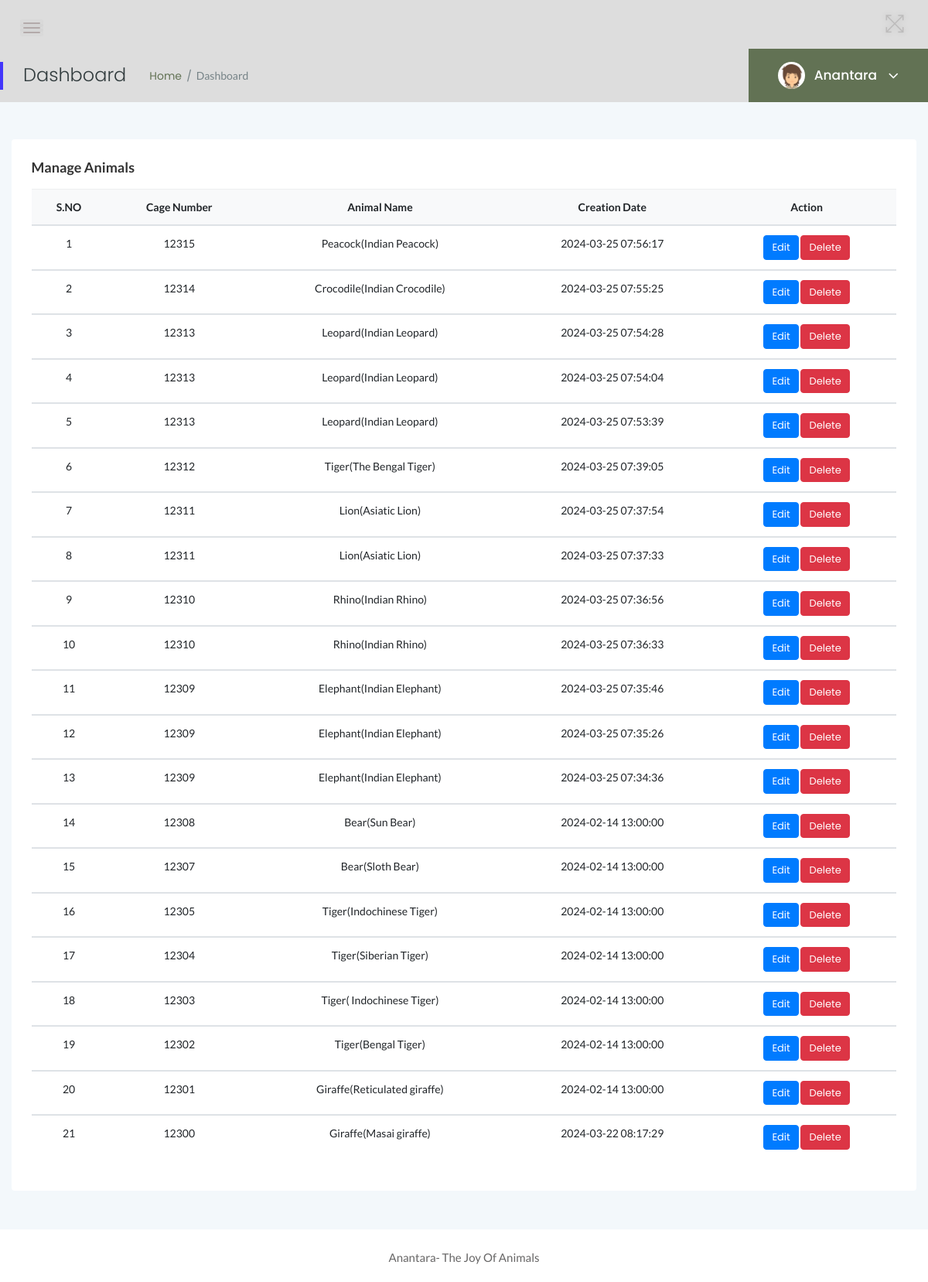
The app's page /admin/manage-animals.php (signed in) with its own data.
### tables this page shows
CREATE TABLE `tblanimal` (
  `ID` int(10) NOT NULL,
  `AnimalName` varchar(200) DEFAULT NULL,
  `CageNumber` int(10) DEFAULT NULL,
  `FeedNumber` varchar(200) DEFAULT NULL,
  `Breed` varchar(200) DEFAULT NULL,
  `AnimalImage` varchar(200) DEFAULT NULL,
  `Description` mediumtext DEFAULT NULL,
  `CreationDate` timestamp NOT NULL DEFAULT current_timestamp() ON UPDATE current_timestamp(),
  `health_condition` varchar(100) NOT NULL
);

### admin/manage-animals.php (the view, shortened to what this page needs)
<?php
include('includes/dbconnection.php');
if (strlen($_SESSION['zmsaid']==0)) {
  header('location:logout.php');
  } else{
?>
<!doctype html>
<html class="no-js" lang="en">
<head>
    <link rel="stylesheet" href="assets/css/bootstrap.min.css">
    <link rel="stylesheet" href="assets/css/font-awesome.min.css">
    <link rel="stylesheet" href="assets/css/themify-icons.css">
    <link rel="stylesheet" href="assets/css/metisMenu.css">
    <link rel="stylesheet" href="assets/css/owl.carousel.min.css">
    <link rel="stylesheet" href="assets/css/slicknav.min.css">
    <link rel="stylesheet" href="https://www.amcharts.com/lib/3/plugins/export/export.css" type="text/css" media="all" />
    <link rel="stylesheet" type="text/css" href="https://cdn.datatables.net/1.10.19/css/jquery.dataTables.css">
    <link rel="stylesheet" type="text/css" href="https://cdn.datatables.net/1.10.18/css/dataTables.bootstrap4.min.css">
    <link rel="stylesheet" type="text/css" href="https://cdn.datatables.net/responsive/2.2.3/css/responsive.bootstrap.min.css">
    <link rel="stylesheet" type="text/css" href="https://cdn.datatables.net/responsive/2.2.3/css/responsive.jqueryui.min.css">
    <link rel="stylesheet" href="assets/css/typography.css">
    <link rel="stylesheet" href="assets/css/default-css.css">
    <link rel="stylesheet" href="assets/css/styles.css">
    <link rel="stylesheet" href="assets/css/responsive.css">
</head>
<body>
    <div class="page-container">
        <div class="main-content">
          <?php include_once('includes/header.php');?>
            <?php include_once('includes/pagetitle.php');?>
            <div class="main-content-inner">
                <div class="row">
                    <div class="col-12 mt-5">
                        <div class="card">
                            <div class="card-body">
                                <h4 class="header-title">Manage Animals</h4>
                                <div class="data-tables">
                <table class="table text-center">
                                        <thead class="bg-light text-capitalize">
                                            <tr>
                                                <th>S.NO</th>
                                                <th>Cage Number</th>
                                                <th>Animal Name</th>
                                                <th>Creation Date</th>
                                                <th>Action</th>
                                            </tr>
                                        </thead>
                                        <?php
$ret=mysqli_query($con,"select * from tblanimal order by ID desc");
$cnt=1;
while ($row=mysqli_fetch_array($ret)) {
?>
                                        <tbody>
          <tr data-expanded="true">
            <td><?php echo $cnt;?></td>
                  <td><?php  echo $row['CageNumber'];?></td>
                  <td><?php  echo $row['AnimalName'];?>(<?php  echo $row['Breed'];?>)</td>
                  <td><?php  echo $row['CreationDate'];?></td>
                  <td><a href="edit-animal-details.php?editid=<?php echo $row['ID'];?>" class="btn btn-primary btn-xs">Edit</a>
  <a href="manage-animals.php?id=<?php echo $row['ID']?>&del=delete" onClick="return confirm('Are you sure you want to delete?')" class="btn btn-danger btn-xs">Delete</a>
                </tr>
                <?php
$cnt=$cnt+1;
}?>
 </tbody>
                                    </table>
                                </div>
                            </div>
                        </div>
                    </div>
                </div>
            </div>
        </div>
        <?php include_once('includes/footer.php');?>
    </div>
</body>
</html>
<?php }  ?>

### admin/includes/header.php (shortened to what this page needs)
<div class="header-area">
               <div class="row align-items-center">
                   <div class="col-md-6 col-sm-8 clearfix">
                       <div class="nav-btn pull-left">
                           <span></span>
                           <span></span>
                           <span></span>
                       </div>
                   </div>
                   <div class="col-md-6 col-sm-4 clearfix">
                       <ul class="notification-area pull-right">
                           <li id="full-view"><i class="ti-fullscreen"></i></li>
                       </ul>
                   </div>
               </div>
           </div>

### admin/includes/pagetitle.php (shortened to what this page needs)
<?php
include('includes/dbconnection.php');
?>
<div class="page-title-area">
                <div class="row align-items-center">
                    <div class="col-sm-6">
                        <div class="breadcrumbs-area clearfix">
                            <h4 class="page-title pull-left">Dashboard</h4>
                            <ul class="breadcrumbs pull-left">
                                <li><a href="dashboard.php">Home</a></li>
                                <li><span>Dashboard</span></li>
                            </ul>
                        </div>
                    </div>
                    <div class="col-sm-6 clearfix">
                        <div class="user-profile pull-right">
                            <img class="avatar user-thumb" src="assets/images/author/avatar.png" alt="avatar">
                            <?php
$adid=$_SESSION['zmsaid'];
$ret=mysqli_query($con,"select AdminName from tbladmin where ID='$adid'");
$row=mysqli_fetch_array($ret);
$name=$row['AdminName'];
?>
                            <h4 class="user-name dropdown-toggle" data-toggle="dropdown"><?php echo $name; ?> <i class="fa fa-angle-down"></i></h4>
                        </div>
                    </div>
                </div>
            </div>

### admin/includes/footer.php
<footer>
            <div class="footer-area">
                <p>Anantara- The Joy Of Animals</p>
            </div>
        </footer>

### admin/assets/css/styles.css (style rules this page uses)
.page-container { width: 100%; height: 100%; min-height: 100vh; padding-left: 280px; -webkit-transition: padding-left 0.3s ease 0s; transition: padding-left 0.3s ease 0s; }
.card { border: none; border-radius: 4px; background-color: #fff; -webkit-transition: all 0.3s ease 0s; transition: all 0.3s ease 0s; }
.card-body { padding: 25.6px; padding: 1.6rem; }
.main-content { width: 100%; background: #F3F8FB; }
.main-content-inner { padding: 0 30px 50px; }
.header-area { padding: 15px 30px; background: #DDDDDD; border-bottom: 1px solid #DDDDDD; }
.nav-btn { margin-right: 30px; margin-top: 10px; cursor: pointer; }
.nav-btn span { display: block; width: 22px; height: 2px; background: #b3aaaa; margin: 4px 0; border-radius: 15px; -webkit-transition: all 0.3s ease 0s; transition: all 0.3s ease 0s; box-shadow: 0 0 0 4px rgba(99, 96, 96, 0.03); }
.notification-area { -webkit-user-select: none; -moz-user-select: none; -ms-user-select: none; user-select: none; position: relative; z-index: 1; }
.notification-area li { display: inline-block; margin-left: 20px; cursor: pointer; -webkit-user-select: none; -moz-user-select: none; -ms-user-select: none; user-select: none; }
.notification-area li>i { font-size: 26px; color: #bdbcbc; vertical-align: middle; text-shadow: 0 0 8px rgba(0, 0, 0, 0.12); -webkit-transition: color 0.3s ease 0s; transition: color 0.3s ease 0s; }
.notification-area li#full-view { display: inline-block; }
.page-title-area { padding: 0 30px; background: #DDDDDD; position: relative; }
.page-title-area:before { content: ''; position: absolute; left: 0; top: 50%; width: 4px; height: 36px; background: var(--primary-color); -webkit-transform: translateY(-50%); transform: translateY(-50%); }
.page-title { font-size: 24px; font-weight: 300; color: #313b3d; letter-spacing: 0; margin-right: 30px; }
ul.breadcrumbs { margin-top: 4px; }
.breadcrumbs li { display: inline-block; }
.breadcrumbs li a, .breadcrumbs li span { display: block; font-size: 14px; font-weight: 400; color: #627254; letter-spacing: 0; margin-right: 16px; position: relative; }
.breadcrumbs li a:before { content: '/'; color: #768387; position: absolute; right: -13px; top: 0; }
.breadcrumbs li span { margin-right: 0; color: #768387; text-transform: capitalize; }
.user-profile { margin-right: -30px; display: -webkit-box; display: -ms-flexbox; display: flex; -webkit-box-align: center; -ms-flex-align: center; align-items: center; -ms-flex-wrap: wrap; flex-wrap: wrap; background: -webkit-linear-gradient(left, #627254 0%, #627254 100%); background: linear-gradient(to right, #627254 0%, #627254 100%); padding: 17px 38px; position: relative; }
.user-profile img.avatar { height: 35px; width: 35px; border-radius: 50%; margin-right: 12px; }
.user-name { font-size: 17px; font-weight: 500; color: #fff; letter-spacing: 0; cursor: pointer; -webkit-user-select: none; -moz-user-select: none; -ms-user-select: none; user-select: none; }
.user-name i { margin-left: 10px; font-size: 21px; vertical-align: middle; position: relative; }
.notification-area .dropdown-toggle, .user-name.dropdown-toggle { position: relative; }
.notification-area .dropdown-toggle:after, .user-name.dropdown-toggle:after { display: none; }
.header-title { font-family: 'Lato', sans-serif; font-size: 18px; font-weight: 600; letter-spacing: 0; color: #333; text-transform: capitalize; margin-bottom: 17px; }
.footer-area { text-align: center; padding: 23px 0 19px; background: #fff; }
.footer-area p { color: #676666; margin-bottom: 0; }
.btn { padding: 11px 17px; font-size: 13px; letter-spacing: 0; }
.btn-xs { padding: 5px 10px; }
table tr th { border-bottom: none; }
table tr th, table tr td { border-top: 1px solid rgba(120, 130, 140, 0.13) !important; }

### admin/assets/css/responsive.css (style rules this page uses)
@media (min-width: 1200px) and (max-width: 1364px) { .main-content-inner { padding: 0 15px 50px; } }
@media (min-width: 1200px) and (max-width: 1364px) { .page-container, .sbar_collapsed.page-container { padding-left: 0; } }

### records on screen
tblanimal: CageNumber "12315", AnimalName "Peacock", Breed "Indian Peacock", CreationDate "2024-03-25 07:56:17"
tblanimal: CageNumber "12314", AnimalName "Crocodile", Breed "Indian Crocodile", CreationDate "2024-03-25 07:55:25"
tblanimal: CageNumber "12313", AnimalName "Leopard", Breed "Indian Leopard", CreationDate "2024-03-25 07:54:28"
tblanimal: CageNumber "12313", AnimalName "Leopard", Breed "Indian Leopard", CreationDate "2024-03-25 07:54:04"
tblanimal: CageNumber "12313", AnimalName "Leopard", Breed "Indian Leopard", CreationDate "2024-03-25 07:53:39"
tblanimal: CageNumber "12312", AnimalName "Tiger", Breed "The Bengal Tiger", CreationDate "2024-03-25 07:39:05"
tblanimal: CageNumber "12311", AnimalName "Lion", Breed "Asiatic Lion", CreationDate "2024-03-25 07:37:54"
tblanimal: CageNumber "12311", AnimalName "Lion", Breed "Asiatic Lion", CreationDate "2024-03-25 07:37:33"
tblanimal: CageNumber "12310", AnimalName "Rhino", Breed "Indian Rhino", CreationDate "2024-03-25 07:36:56"
tblanimal: CageNumber "12310", AnimalName "Rhino", Breed "Indian Rhino", CreationDate "2024-03-25 07:36:33"
tblanimal: CageNumber "12309", AnimalName "Elephant", Breed "Indian Elephant", CreationDate "2024-03-25 07:35:46"
tblanimal: CageNumber "12309", AnimalName "Elephant", Breed "Indian Elephant", CreationDate "2024-03-25 07:35:26"
tblanimal: CageNumber "12309", AnimalName "Elephant", Breed "Indian Elephant", CreationDate "2024-03-25 07:34:36"
tblanimal: CageNumber "12308", AnimalName "Bear", Breed "Sun Bear", CreationDate "2024-02-14 13:00:00"
tblanimal: CageNumber "12307", AnimalName "Bear", Breed "Sloth Bear", CreationDate "2024-02-14 13:00:00"
tblanimal: CageNumber "12305", AnimalName "Tiger", Breed "Indochinese Tiger", CreationDate "2024-02-14 13:00:00"
tblanimal: CageNumber "12304", AnimalName "Tiger", Breed "Siberian Tiger", CreationDate "2024-02-14 13:00:00"
tblanimal: CageNumber "12303", AnimalName "Tiger", Breed "Indochinese Tiger", CreationDate "2024-02-14 13:00:00"
tblanimal: CageNumber "12302", AnimalName "Tiger", Breed "Bengal Tiger", CreationDate "2024-02-14 13:00:00"
tblanimal: CageNumber "12301", AnimalName "Giraffe", Breed "Reticulated giraffe", CreationDate "2024-02-14 13:00:00"
tblanimal: CageNumber "12300", AnimalName "Giraffe", Breed "Masai giraffe", CreationDate "2024-03-22 08:17:29"

### other values on screen
$name "Anantara"
